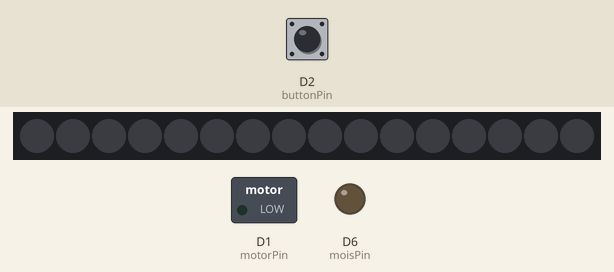
Recording of a sketch running on a simulated Particle Photon. Parts: 16 RGB LEDs in strip order, left to right, switched loads named in the sketch (green lamp = pin HIGH), output pins drawn as LEDs (lit = HIGH). Inputs (shaded band) come from the test bench; at power-on: D2 (buttonPin) HIGH. At 7.8 s the program restarts the board; the recording ends there.

Above: at 0.8 s.
0.9 s: D2 (buttonPin) pulled LOW for 0.15 s
At 1.4 s:
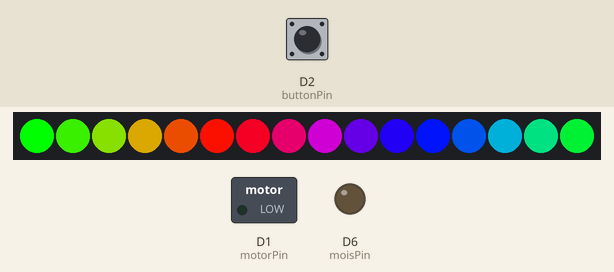
1.6 s: D2 (buttonPin) pulled LOW for 3.2 s
At 4.26 s:
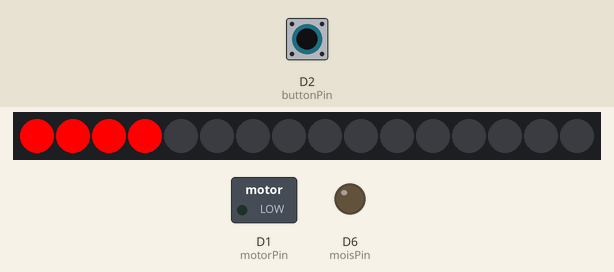
5.4 s: D2 (buttonPin) driven LOW
At 6.49 s:
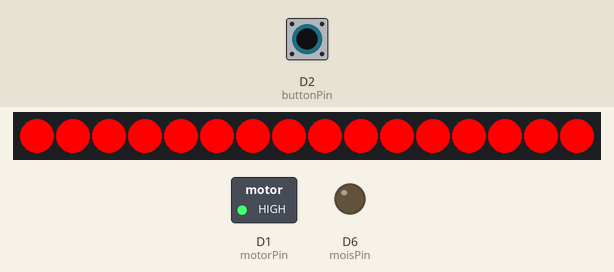
Timing chart, 0 to 7.8 s (numbered marks = the images above; inputs shaded):
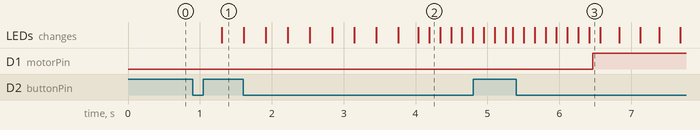

Measured:
- after the input at 0.9 s, the LEDs: change after 0.40 s (image 1)
- after the input at 1.6 s, the LEDs: first differ from a run without the input after 2.4 s (image 2 shows a later state)
- after the input at 5.4 s, D1 (motorPin): goes on until 6.5 s, then stays HIGH

The sketch:

project-ceres-_1.ino
```cpp
#include "neopixel/neopixel.h"
#include "clickButton/clickButton.h"

SYSTEM_MODE(AUTOMATIC);

// -----------------------------------------
// Project Ceres #2
// -----------------------------------------

// Sensors
int photoresistor = A0;
int photovalue;
int thermistor = D3;
int thermvalue;
int motorState = LOW;
int motorPin = D1;
int moisture = D5;
int moisvalue;
int moisPin = D6;

// Neopixel ring
#define PIXEL_PIN D4
#define PIXEL_COUNT 16
#define PIXEL_TYPE WS2812B

Adafruit_NeoPixel strip = Adafruit_NeoPixel(PIXEL_COUNT, PIXEL_PIN, PIXEL_TYPE);

// the Button
const int buttonPin = D2;
ClickButton button1(buttonPin, LOW, CLICKBTN_PULLUP);

long interval = 20000;
long previousMillis = 0;
long motorMillis = 0;
long motorDuration = 0;

// Data stream
char data[100];
char dataMotor[100];

void setup() {

    Serial.begin(9600);

    // Setup for button & motor
    pinMode(buttonPin, INPUT_PULLUP);
    pinMode(motorPin, OUTPUT);
    pinMode(moisPin, OUTPUT);

    // Setup for the ring
    strip.begin();
    strip.show();

    // Setup for the button
    button1.debounceTime   = 20;   // Debounce timer in ms
    button1.multiclickTime = 250;  // Time limit for multi clicks
    button1.longClickTime  = 1000; // time until "held-down clicks" register

    // Wait for input to start Ceres
    while (button1.clicks == 0) {
        button1.Update();
    }

    // Ring rainbow to start Ceres
    rainbowCycle(10);
    colorWipe(strip.Color(0, 0, 0), 1);

}

void loop() {

    button1.Update(); // Update button state
    unsigned long currentMillis = millis();

    if (button1.clicks == 1) { // Simple click

        if (motorState == LOW) {
            colorWipe(strip.Color(255, 0, 0), 50);
            colorWipe(strip.Color(0, 0, 0), 50);
            colorWipe(strip.Color(255, 0, 0), 50);
            motorMillis = currentMillis;
            motorState = HIGH;
        } else {
            motorState = LOW;
            motorDuration = currentMillis - motorMillis;
            colorWipe(strip.Color(0, 0, 0), 1);
        }

        digitalWrite(motorPin, motorState);
    }

    if (button1.clicks == 2) { //double click
        rainbow(20);
        colorWipe(strip.Color(0, 0, 0), 1);
    }

    if (currentMillis - previousMillis > interval) { // Publish data every X seconds
        previousMillis = currentMillis;

        digitalWrite(moisPin, HIGH); // Activate moisture sensor (keep it alive...)
        colorWipe(strip.Color(0, 0, 255), 50); //make sure the sensor is powered
        colorWipe(strip.Color(0, 0, 0), 50);
        photovalue = analogRead(photoresistor);
        thermvalue = analogRead(thermistor);
        moisvalue = analogRead(moisture);

        // publish sensors data
        sprintf(data, "%d;%d;%d;%d", photovalue, thermvalue, moisvalue, motorState);
        Particle.publish("dataStream", data, 300, PRIVATE);

        // publish manual watering events
        if(motorDuration != 0) {
            sprintf(dataMotor, "%li", motorDuration);
            Particle.publish("pumpManual", dataMotor, 300, PRIVATE);
            motorDuration = 0;
        }

        digitalWrite(moisPin, LOW);
    }

    if (button1.clicks == -1) { // Sleep if long click
        rainbowflash(80, 7);
        System.reset();
    }
}

// Server command for pump
void serverPumpOrder(uint8_t wait) {
    unsigned long currentMillis = millis();
    rainbowflash(80, 7);
    motorMillis = currentMillis;
    motorState = HIGH;
    delay(wait);
    motorState = LOW;
    motorDuration = currentMillis - motorMillis;
    sprintf(dataMotor, "%li", motorDuration);
    Particle.publish("pumpAuto", dataMotor, 300, PRIVATE);
    motorDuration = 0;
}

// Ring functions
void rainbow(uint8_t wait) {
  uint16_t i, j;
  for(j=0; j<256; j++) {
    for(i=0; i<strip.numPixels(); i++) {
      strip.setPixelColor(i, Wheel((i+j) & 255));
    }
    strip.show();
    delay(wait);
  }
}

void rainbowCycle(uint8_t wait) {
  uint16_t i, j;
  for(j=0; j<256; j++) { // 1 cycle of all colors on wheel
    for(i=0; i < strip.numPixels(); i++) {
      strip.setPixelColor(i, Wheel(((i * 256 / strip.numPixels()) + j) & 255));
    }
    strip.show();
    delay(wait);
  }
}

void rainbowflash(uint8_t wait, uint8_t nflash) {
  uint16_t k;
    for(k=0; k< nflash; k++) {
        rainbowflash1(wait);
        colorWipe(strip.Color(0, 0, 0), 1);
        delay(wait);
    }
}

void rainbowflash1(uint8_t wait) {
  uint16_t i;
    for(i=0; i< strip.numPixels(); i++) {
        strip.setPixelColor(i, Wheel(i * 256 / strip.numPixels()));
    }
    strip.show();
    delay(wait);
}

void colorAll(uint32_t c, uint8_t wait) {
  uint16_t i;
  for(i=0; i<strip.numPixels(); i++) {
    strip.setPixelColor(i, c);
  }
  strip.show();
  delay(wait);
}

void colorWipe(uint32_t c, uint8_t wait) {
  for(uint16_t i=0; i<strip.numPixels(); i++) {
    strip.setPixelColor(i, c);
    strip.show();
    delay(wait);
  }
}

// Input a value 0 to 255 to get a color value.
// The colours are a transition r - g - b - back to r.
uint32_t Wheel(byte WheelPos) {
  if(WheelPos < 85) {
   return strip.Color(WheelPos * 3, 255 - WheelPos * 3, 0);
  } else if(WheelPos < 170) {
   WheelPos -= 85;
   return strip.Color(255 - WheelPos * 3, 0, WheelPos * 3);
  } else {
   WheelPos -= 170;
   return strip.Color(0, WheelPos * 3, 255 - WheelPos * 3);
  }
}
```
